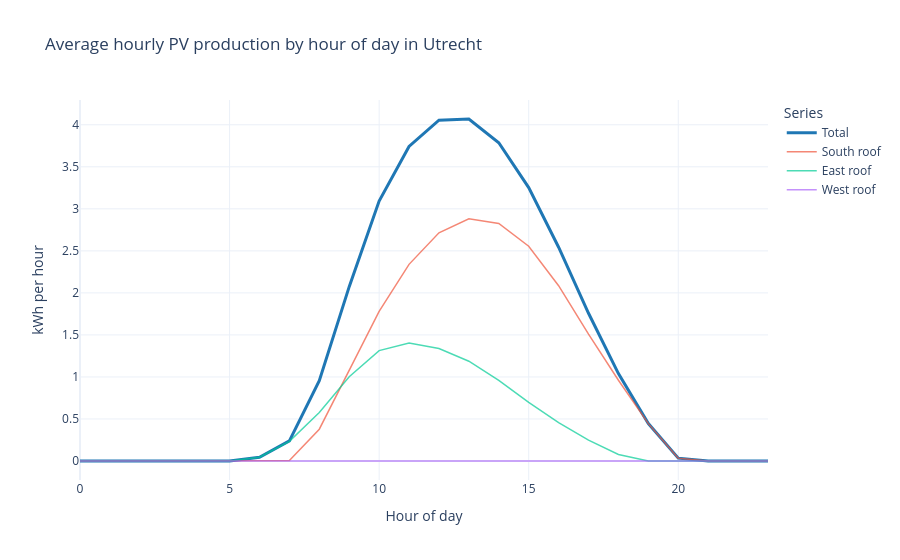

Notebook source saved alongside this figure:
### Code cell
hourly_figure = build_hourly_figure(result)
hourly_figure

### Figure 1 — Plotly figure (JSON) as saved in the notebook; plotly's stock layout.template omitted (floating-point values rounded to 4 significant figures)
{"data": [{"line": {"color": "#1f77b4", "width": 3}, "mode": "lines", "name": "Total", "type": "scatter", "x": [0, 1, 2, 3, 4, 5, 6, 7, 8, 9, 10, 11, 12, 13, 14, 15, 16, 17, 18, 19, 20, 21, 22, 23], "y": [0, 0, 0, 0, 0, 0, 0.04438, 0.2389, 0.9544, 2.074, 3.093, 3.742, 4.054, 4.069, 3.786, 3.253, 2.543, 1.757, 1.04, 0.4453, 0.0336, 8.102e-05, 0, 0]}, {"line": {"width": 1.5}, "mode": "lines", "name": "South roof", "opacity": 0.7, "type": "scatter", "x": [0, 1, 2, 3, 4, 5, 6, 7, 8, 9, 10, 11, 12, 13, 14, 15, 16, 17, 18, 19, 20, 21, 22, 23], "y": [0, 0, 0, 0, 0, 0, 0, 0.004896, 0.3784, 1.071, 1.779, 2.34, 2.715, 2.881, 2.827, 2.556, 2.085, 1.509, 0.9607, 0.4447, 0.03333, 0, 0, 0]}, {"line": {"width": 1.5}, "mode": "lines", "name": "East roof", "opacity": 0.7, "type": "scatter", "x": [0, 1, 2, 3, 4, 5, 6, 7, 8, 9, 10, 11, 12, 13, 14, 15, 16, 17, 18, 19, 20, 21, 22, 23], "y": [0, 0, 0, 0, 0, 0, 0.04438, 0.234, 0.576, 1.003, 1.313, 1.403, 1.339, 1.187, 0.9584, 0.6963, 0.4568, 0.2473, 0.0782, 0, 0, 0, 0, 0]}, {"line": {"width": 1.5}, "mode": "lines", "name": "West roof", "opacity": 0.7, "type": "scatter", "x": [0, 1, 2, 3, 4, 5, 6, 7, 8, 9, 10, 11, 12, 13, 14, 15, 16, 17, 18, 19, 20, 21, 22, 23], "y": [0, 0, 0, 0, 0, 0, 0, 0, 0, 3.061e-05, 0.0001649, 0.0004034, 0.0006672, 0.0008887, 0.001053, 0.001124, 0.001066, 0.000923, 0.0007543, 0.0005216, 0.0002695, 8.102e-05, 0, 0]}], "layout": {"hovermode": "x unified", "legend": {"title": {"text": "Series"}}, "title": {"text": "Average hourly PV production by hour of day in Utrecht"}, "xaxis": {"title": {"text": "Hour of day"}}, "yaxis": {"title": {"text": "kWh per hour"}}}}
